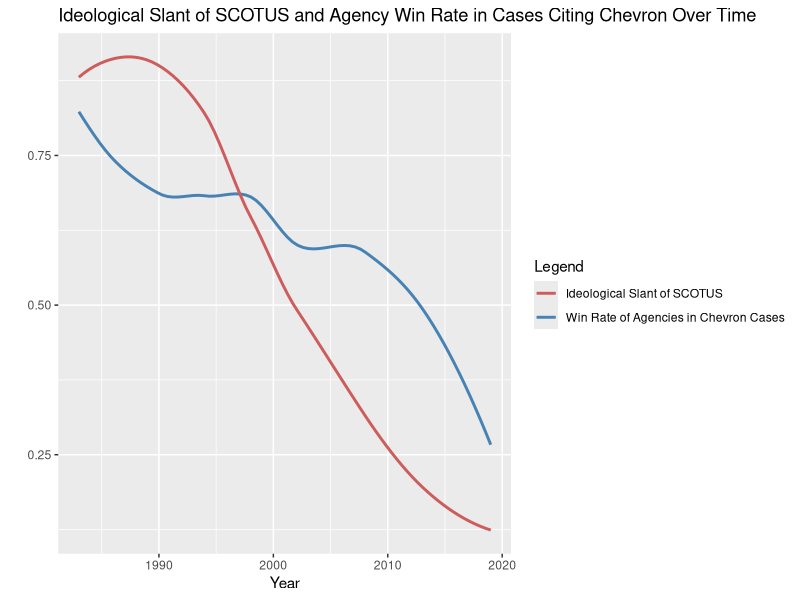

Generate this figure with R:
## ---- chunk 1
library(ggplot2)
library(tidyverse)
## ---- chunk 2
deference_data <- read_csv("data/ProjectDeferenceData.csv")

court_data <- read_csv("data/court.csv")
##RESET DATA
## ---- chunk 3
deference_data <- deference_data |>
  mutate(
    case_winner = if_else(Decision == 0, "gov_agency", "not_agency"),
    term = Term
  ) |>
  select(term, Term, Name, Decision, Agency, ChevronCited, case_winner)


court_data <- court_data |>
  filter(term >= 1983 & term <= 2019) |>
  mutate(
    term = as.double(term)
  ) |>
  select(term, med)

deference_data

##CLEANUP DATA
## ---- chunk 4
deference_data <- deference_data |>
  left_join(court_data)

deference_data
## ---- chunk 5
case_data <- deference_data |>
  filter(ChevronCited == 1) |>
  group_by(term) |>
  mutate(
    prop_agency_win = (sum(case_winner == "gov_agency")) / n()
  )
##calculates win rate
  
case_data
## ---- chunk 6
case_data |>
  ggplot(mapping = aes(x = term)) +
  geom_smooth(aes(y = prop_agency_win, color = "Win Rate of Agencies in Chevron Cases"), se = FALSE) +
  geom_smooth(aes(y = `med`, color = "Ideological Slant of SCOTUS"), se = FALSE) +
  scale_colour_manual(name ="Legend", values = c("Win Rate of Agencies in Chevron Cases" = "steelblue", "Ideological Slant of SCOTUS" = "indianred")) +
labs(
  title = "Ideological Slant of SCOTUS and Agency Win Rate in Cases Citing Chevron Over Time",
  x = "Year",
  y = ""
)
